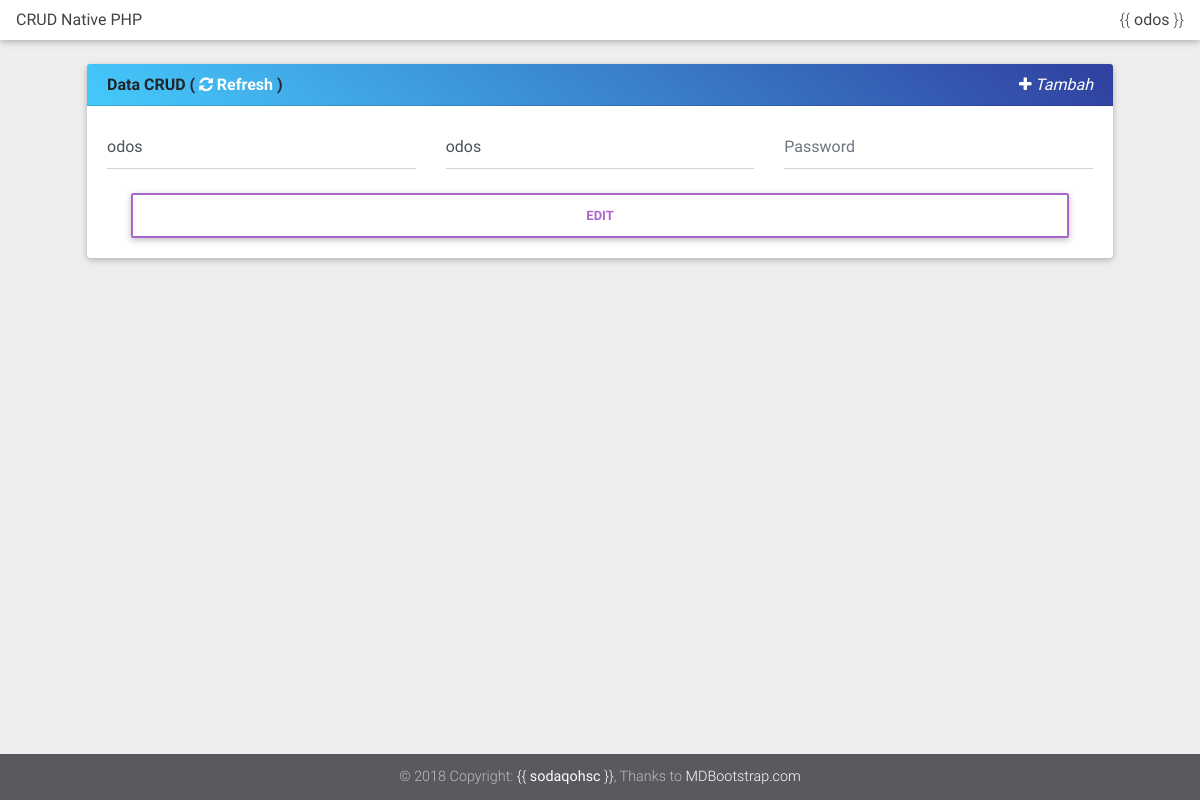
The page /?crud_native=proses&status=edit&id=2 on the database as committed earlier.
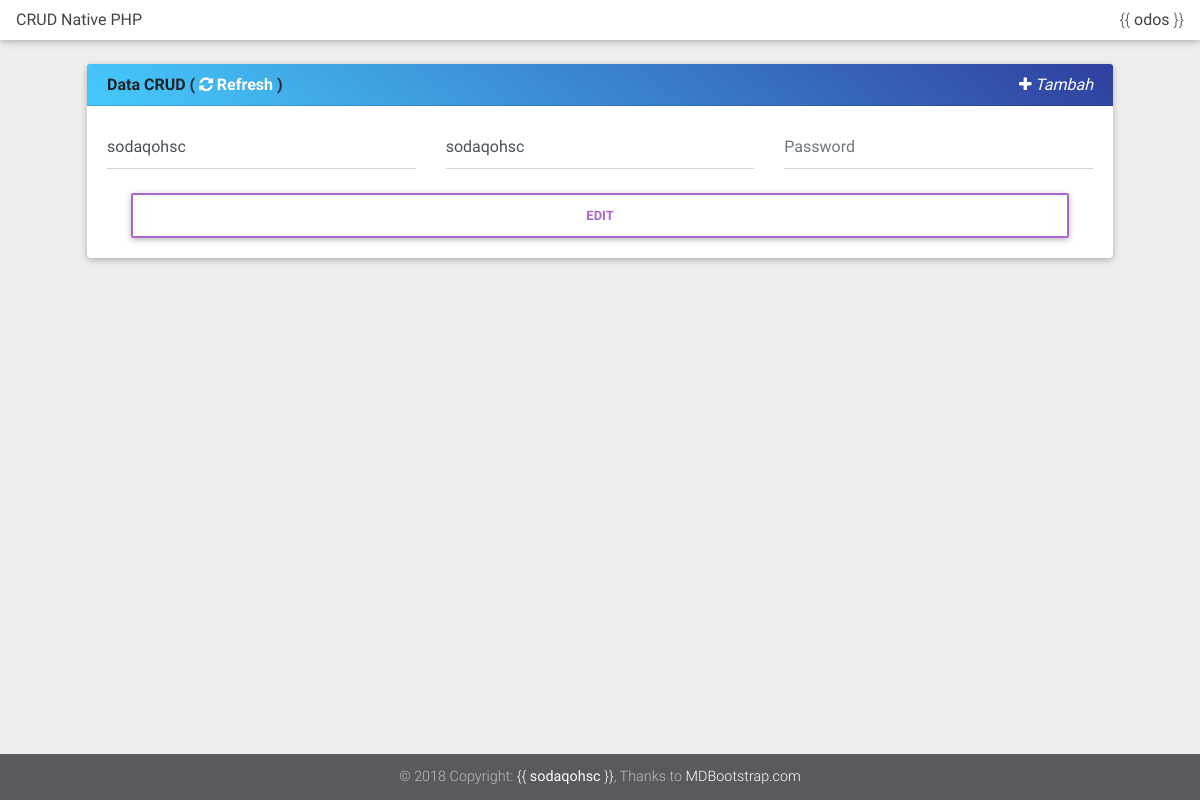
The same page on the database as committed later.
### tables this page shows
CREATE TABLE `crud_native` (
  `id` int(11) NOT NULL,
  `nama` varchar(100) NOT NULL,
  `uname` varchar(25) NOT NULL,
  `password` varchar(100) NOT NULL
);

### views/proses.php (the view, shortened to what this page needs)
<?php
	if (!empty($_REQUEST['status']=='edit')) {
		$id    = $_REQUEST['id'];
		$query = mysqli_query($jembatan,"select * from crud_native where id='$id'");
		$row   = mysqli_fetch_array($query);
	}
?>
<form action="?crud_native=action" method="POST">
	<div class="row">
		<div class="col-md-4" style="margin-top:-20px">
		    <div class="md-form">
		        <input type="text" id="nama" name="nama" value="<?= $row['nama'] ?>" class="form-control" placeholder="Nama Lengkap" required="">
		    </div>
		</div>
		<div class="col-md-4" style="margin-top:-20px">
		    <div class="md-form">
		        <input type="text" id="username" name="username" value="<?= $row['uname'] ?>" class="form-control" placeholder="Username" required="">
		    </div>
		</div>
		<div class="col-md-4" style="margin-top:-20px">
		    <div class="md-form">
		        <input type="password" id="password" name="password" value="" class="form-control" placeholder="Password" >
		    </div>
		</div>
	</div>
	<br>
	<div class="px-4">
		<center>
			<?php
				if (!empty($_REQUEST['id'])) {
				?>
					<button type="submit" id="edit" name="edit" class="btn btn-outline-secondary waves-effect btn-block">
		                <b>Edit</b>
		            </button>
				<?php
				}else{
				?>
					<button type="submit" id="simpan" name="simpan" class="btn btn-outline-primary waves-effect btn-block">
		                <b>Simpan</b>
		            </button>
				<?php
				}
			?>
		</center>
	</div>
</form>

Rows that differ between the two databases and show on the page:
changed crud_native: nama "odos" → "sodaqohsc"; username "odos" → "sodaqohsc"
